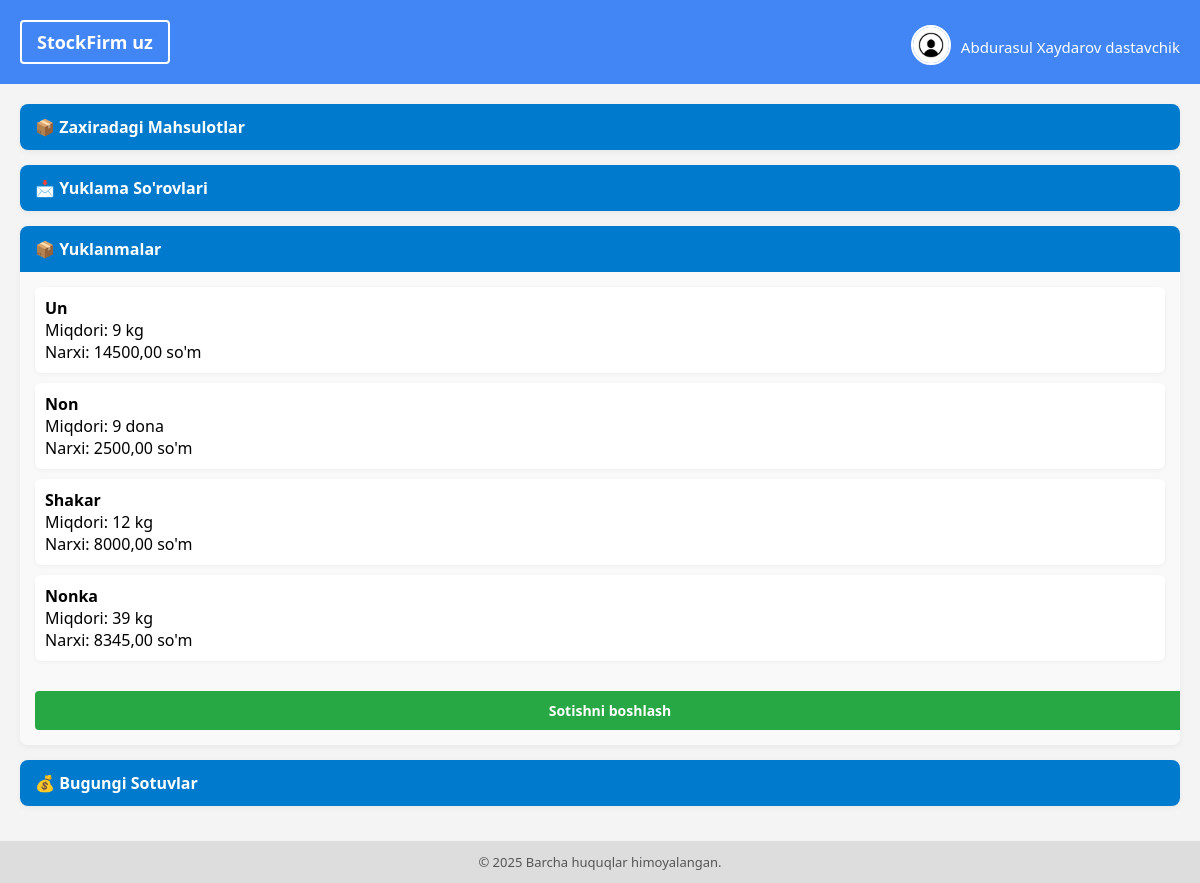
The page / (signed in) on the database its author committed.
### main/models.py (models this page shows, shortened)
class User(AbstractUser):
    id = models.BigAutoField(primary_key=True)
    USER_TYPES = (
        ('pazanda', 'Pazanda'),
        ('yetkazib_beruvchi', 'Yetkazib Beruvchi'),
        ('ega', 'Ega'),
    )
    login=models.CharField(max_length=255, blank=True, null=True)
    password = models.CharField(max_length=255, blank=True, null=True)
    tuliq_ismi = models.CharField(max_length=255, blank=True, null=True)
    type = models.CharField(max_length=20, choices=USER_TYPES)
    token = models.CharField(max_length=255, blank=True, null=True)
    tg_id = models.CharField(max_length=100, blank=True, null=True)
    tel_raqami = models.CharField(max_length=100, blank=True, null=True)
    is_active = models.BooleanField(default=True)
    @property
    def rasmi(self):
        if self.type == 'yetkazib_beruvchi':
            try:
                return YetkazibBeruvchi.objects.get(user=self).rasmi.url
            except YetkazibBeruvchi.DoesNotExist:
                return None
        elif self.type == 'pazanda':
            try:
                return Pazanda.objects.get(user=self).rasmi.url
            except Pazanda.DoesNotExist:
                return None
        return None

class MahsulotTuri(models.Model):
    nomi = models.CharField(max_length=100)  # kg, dona, l
    def __str__(self):
        return self.nomi

class Mahsulot(models.Model):
    nomi = models.CharField(max_length=255)
    rasmi = models.ImageField(upload_to='mahsulotlar/')
    narxi = models.DecimalField(max_digits=10, decimal_places=2)
    turi = models.ForeignKey(MahsulotTuri, on_delete=models.CASCADE)
    miqdori = models.FloatField(default=0)

### main/views.py (the view, shortened to what this page needs)
# urls.py: path('', include('main.urls')),
@login_required(login_url='login')
def main(request):
    payload={}
    user=request.user
    if user.type == 'pazanda':
        now = timezone.localtime()
        today_start = timezone.make_aware(dt.datetime.combine(now.date(), dt.time.min))
        today_end = timezone.make_aware(dt.datetime.combine(now.date(), dt.time.max))
        payload['sorovlar'] = YuklamaSorov.objects.filter(pazanda=Pazanda.objects.get(user=request.user),sana__range=(today_start, today_end)).all()
        payload['zaxira_mahsulotlar']=Mahsulot.objects.all()
        zapros=MiqdorQoshish.objects.filter(pazanda=Pazanda.objects.get(user=request.user),vaqt_sana__range=(today_start, today_end)).all()
        payload['qms']=len(zapros)
        payload['kunlik_miqdorlar'] = zapros
        return render(request, 'pazanda_dashboard.html',payload)
    elif user.type == 'yetkazib_beruvchi':
        if request.method == 'GET':
            yuklamalar = mahsulotlar_miqdori( YetkazibBeruvchi.objects.get(user=request.user).mahsulotlar) or []
            payload['yuklamalar'] = yuklamalar
            mahs=Mahsulot.objects.all()
            payload['zaxira_mahsulotlar'] = mahs
            payload['lnmahs']=len(mahs)
            now = timezone.localtime()
            today_start = timezone.make_aware(dt.datetime.combine(now.date(), dt.time.min))
            today_end = timezone.make_aware(dt.datetime.combine(now.date(), dt.time.max))
            reqyuklama = YuklamaSorov.objects.filter(
                user=YetkazibBeruvchi.objects.get(user=request.user),
                tasdiq=False,
                mode='waiting',
                sana__range=(today_start, today_end)).all()
            payload['reqyuklama'] = reqyuklama
            savdo=Savdo.objects.filter(yetkazib_beruvchi=YetkazibBeruvchi.objects.get(user=request.user),vaqt_sana__range=(today_start, today_end)).all()
            payload['savdo'] = savdo
            return render(request, 'yetkazuvchi_dashboard.html',payload)

### main/templates/yetkazuvchi_dashboard.html (shortened to what this page needs)
{% extends 'ytbase.html' %}
{% load static %}
{% block content %}
<div class="card">
    <div class="card-header" onclick="toggleCard(this)">
        📦 Zaxiradagi Mahsulotlar
    </div>
</div>
<div class="card">
    <div class="card-header" onclick="toggleCard(this)">
        📩 Yuklama So'rovlari
    </div>
</div>
<div class="card">
    <div class="card-header" onclick="toggleCard(this)">
        📦 Yuklanmalar
    </div>
    <div class="card-content" style="display: block;"  >
        {% if yuklamalar %}
            <div class="yuklama-list">
                {% for i in yuklamalar %}
                    <div class="yuklama-item">
                        <strong>{{ i.nom|title }}</strong><br>
                        Miqdori: {{ i.miqdor }} {{ i.turi }}<br>
                        Narxi: {{ i.narx }} so'm
                    </div>
                {% endfor %}
            </div>
        {% else %}
            <div class="no-data">Sizda hozircha yuklanmalar mavjud emas.</div>
        {% endif %}
        <form method="POST">
        <a class="sotish-btn" href="{% url 'sotish' %}">Sotishni boshlash</a>
    </form>
    </div>
</div>
<div class="card">
    <div class="card-header" onclick="toggleCard(this)">
        💰 Bugungi Sotuvlar
    </div>
</div>
{% endblock %}

### main/templates/ytbase.html (shortened to what this page needs)
<!DOCTYPE html>
{% load static %}
<html lang="uz">
<head>
</head>
<body>
<header>
    <div class="brand"><a href="{% url 'main' %}"
   style="
       display: inline-block;
       padding: 8px 15px;
       background-color: transparent;
       color: white;
       font-size: 18px;
       font-weight: bold;
       text-decoration: none;
       border: 2px solid white;
       border-radius: 4px;
       transition: background-color 0.3s, color 0.3s;
   "
   onmouseover="this.style.backgroundColor='white'; this.style.color='#007acc';"
   onmouseout="this.style.backgroundColor='transparent'; this.style.color='white';">
   StockFirm uz
</a></div>
    <div class="user-block">
        <a href="{% url 'profile' request.user.username %}">
            <img src="{% if request.user.rasmi.url %}{{ request.user.rasmi.url }}{% else %}{% static 'images/default_avatar.jpg' %}{% endif %}" alt="avatar">
        </a>
        <a href="{% url 'profile' request.user.username %}">
            {{ request.user.tuliq_ismi }}
        </a>
    </div>
</header>
<main>
    {% block content %}{% endblock %}
</main>
<footer>
    &copy; {{ year|default:"2025" }} Barcha huquqlar himoyalangan.
</footer>
</body>
</html>

### main/templates/ytbase.html (style rules this page uses)
body { margin: 0; font-family: 'Segoe UI', Tahoma, Geneva, Verdana, sans-serif; background-color: #f4f4f4; min-height: 100vh; display: flex; flex-direction: column; }
header { background-color: #4285f4; color: white; padding: 15px 20px; display: flex; justify-content: space-between; align-items: center; flex-wrap: wrap; }
.brand { font-size: 20px; font-weight: bold; }
.user-block { display: flex; align-items: center; gap: 10px; margin-top: 10px; }
.user-block img { width: 36px; height: 36px; border-radius: 50%; object-fit: cover; border: 2px solid #fff; }
.user-block a { color: white; text-decoration: none; font-weight: 500; font-size: 15px; }
main { flex: 1; padding: 20px; }
footer { background-color: #ddd; text-align: center; padding: 12px; font-size: 13px; color: #555; }

### main/templates/yetkazuvchi_dashboard.html (style rules this page uses)
.card { background-color: #fff; border-radius: 8px; box-shadow: 0 2px 6px rgba(0, 0, 0, 0.05); margin-bottom: 15px; overflow: hidden; }
.card-header { padding: 12px 15px; background-color: #007acc; color: #fff; cursor: pointer; font-weight: bold; font-size: 16px; display: flex; justify-content: space-between; align-items: center; }
.card-content { display: none; padding: 15px; background-color: #f9f9f9; }
.yuklama-list { display: flex; flex-direction: column; gap: 10px; }
.yuklama-item { background-color: #fff; padding: 10px; border-radius: 6px; box-shadow: 0 1px 4px rgba(0,0,0,0.05); }
.sotish-btn { margin-top: 30px; display: block; width: 100%; padding: 12px; background-color: #28a745; color: white; border: none; border-radius: 4px; font-size: 16px; font-weight: 600; cursor: pointer; transition: background-color 0.3s; text-align: center; text-decoration: none; }
.sotish-btn { font-size: 14px; padding: 10px; }

### rows shown on the page
User: user.tuliq_ismi "Abdurasul Xaydarov dastavchik"
MahsulotTuri: turi "kg" "kg" "kg"
Mahsulot: narx "14500,00"
MahsulotTuri: turi "dona"
Mahsulot: narx "2500,00"
Mahsulot: narx "8000,00"
Mahsulot: narx "8345,00"

### other values the page prints
{{ i.nom|title }} "Un" "Non" "Shakar" "Nonka"
{{ i.miqdor }} "9" "9" "12" "39"
{{ year|default:"2025" }} "2025"
